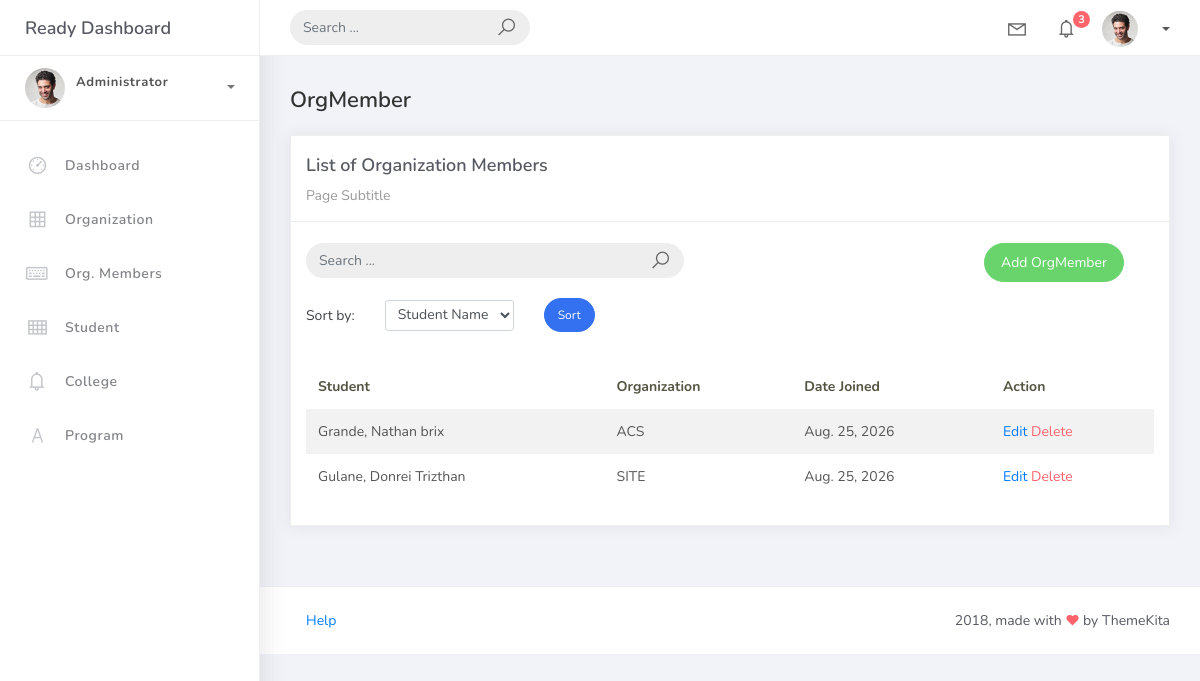
The page /orgmember_list/ on the database as committed earlier.
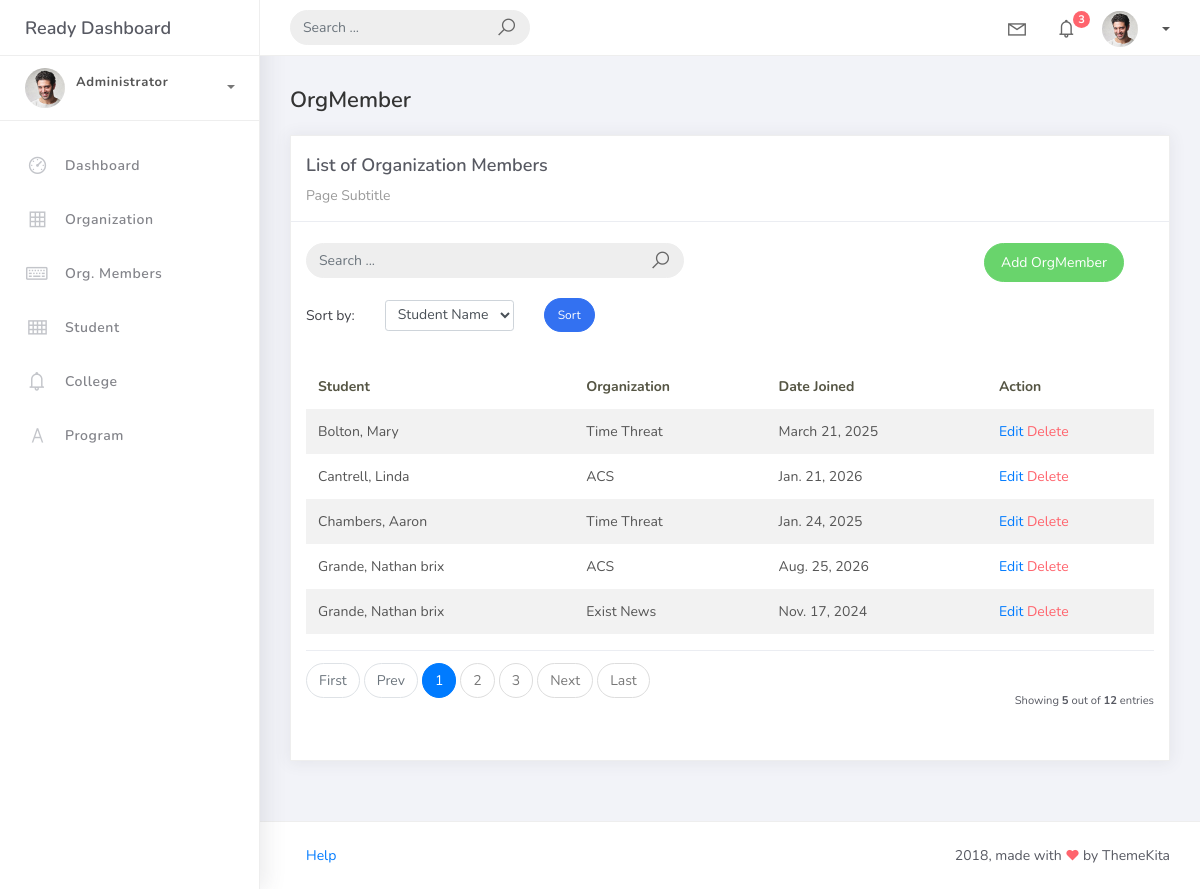
The same page on the database as committed later.
### studentorg/models.py (models this page shows, shortened)
class BaseModel(models.Model):
    created_at = models.DateTimeField(auto_now_add=True, db_index=True)
    updated_at = models.DateTimeField(auto_now=True)
    class Meta:
        abstract = True

class OrgMember(BaseModel):
    student = models.ForeignKey(Student, on_delete=models.CASCADE)
    organization = models.ForeignKey(Organization, on_delete=models.CASCADE)
    date_joined = models.DateField()

class Student(BaseModel):
    student_id = models.CharField(max_length=15)
    lastname = models.CharField(max_length=25)
    firstname = models.CharField(max_length=25)
    middlename = models.CharField(max_length=25, blank=True, null=True)
    program = models.ForeignKey(Program, on_delete=models.CASCADE)

class Organization(BaseModel):
    name = models.CharField(max_length=250)
    college = models.ForeignKey(College, null=True, blank=True, on_delete=models.CASCADE)
    description = models.CharField(max_length=500)

### studentorg/views.py (the view, shortened to what this page needs)
# urls.py: path("orgmember_list/", OrgMemberListView.as_view(), name="orgmember-list"),
class OrgMemberListView(ListView):
    model = OrgMember
    template_name = "orgmember_list.html"
    paginate_by = 5
    def get_queryset(self):
        qs = super().get_queryset()
        query = self.request.GET.get("q")
        return qs
    def get_ordering(self):
        allowed = [
            "student__lastname",
            "date_joined"
        ]
        sort_by = self.request.GET.get("sort_by")
        if sort_by == "student_name":
            return ["student__lastname", "student__firstname"]
        if sort_by in allowed:
            return sort_by
        return "student__lastname"

### templates/orgmember_list.html (shortened to what the changed rows need)
{% extends 'base.html' %}
{% load static %}
{% block content %}
<div class="content">
    <div class="container-fluid">
        <div class="row">
            <div class="col-md-12">
                <div class="card">
                    <br />
                    <div class="card-body">
                        <table class="table table-striped mt-3">
                            <thead>
                                <tr>
                                    <th scope="col">Student</th>
                                    <th scope="col">Organization</th>
                                    <th scope="col">Date Joined</th>
                                    <th scope="col">Action</th>
                                </tr>
                            </thead>
                            <tbody>
                                {% for object in object_list %}
                                <tr>
                                    <td>
                                        {{ object.student.lastname }}, {{ object.student.firstname }}
                                    </td>
                                    <td>
                                        {{ object.organization.name }}
                                    </td>
                                    <td>
                                        {{ object.date_joined }}
                                    </td>
                                    <td>
                                        <a href="{% url 'orgmember-update' object.id %}">
                                            Edit
                                        </a>
                                        <a href="{% url 'orgmember-delete' object.id %}"
                                           class="text-danger">
                                            Delete
                                        </a>
                                    </td>
                                </tr>
                                {% endfor %}
                            </tbody>
                        </table>
                        {% include 'includes/pagination.html' %}
                    </div>
                </div>
            </div>
        </div>
    </div>
</div>
{% endblock %}

Rows that differ between the two databases and show on the page:
no longer on this page (row unchanged): OrgMember: student.lastname "Gulane", student.firstname "Donrei Trizthan", organization.name "SITE", date_joined "Aug. 25, 2026"
added OrgMember: student.lastname "Bolton", student.firstname "Mary", organization.name "Time Threat", date_joined "March 21, 2025"
added OrgMember: student.lastname "Cantrell", student.firstname "Linda", organization.name "ACS", date_joined "Jan. 21, 2026"
added OrgMember: student.lastname "Chambers", student.firstname "Aaron", organization.name "Time Threat", date_joined "Jan. 24, 2025"
added OrgMember: student.lastname "Grande", student.firstname "Nathan brix", organization.name "Exist News", date_joined "Nov. 17, 2024"
Other text that changed with them:
{{ object_list.count }}: (not shown) → "5"
{{ paginator.count }}: (not shown) → "12"
text now shown: "First Prev Next Last Showing out of entries"
new list line: "1"
new list line: "2"
new list line: "3"
